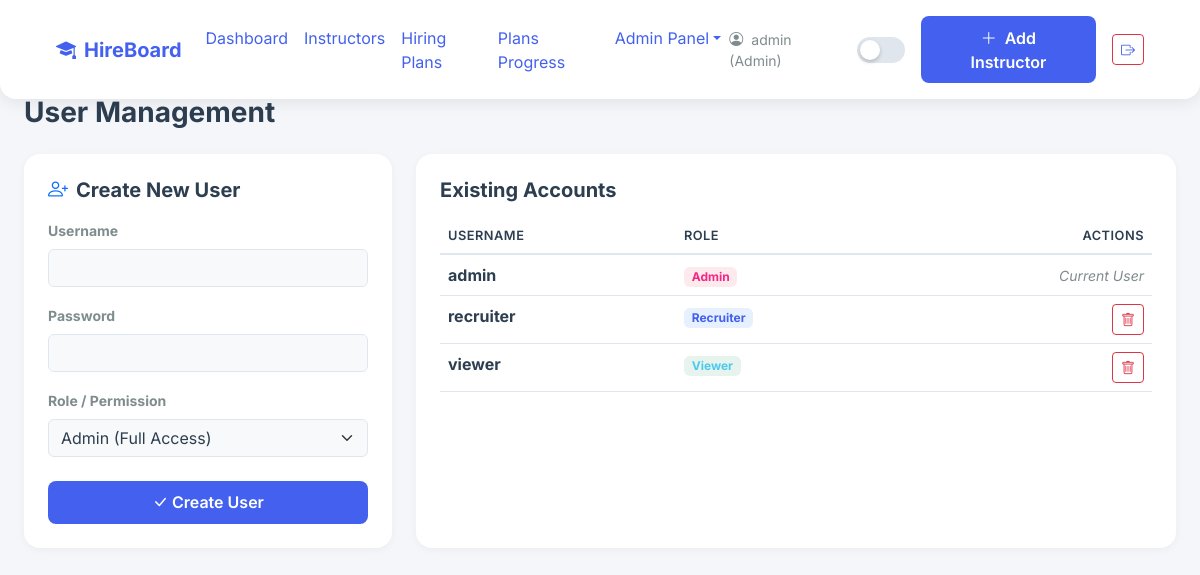
/users/ (signed in), run on an earlier commit of the app's database.
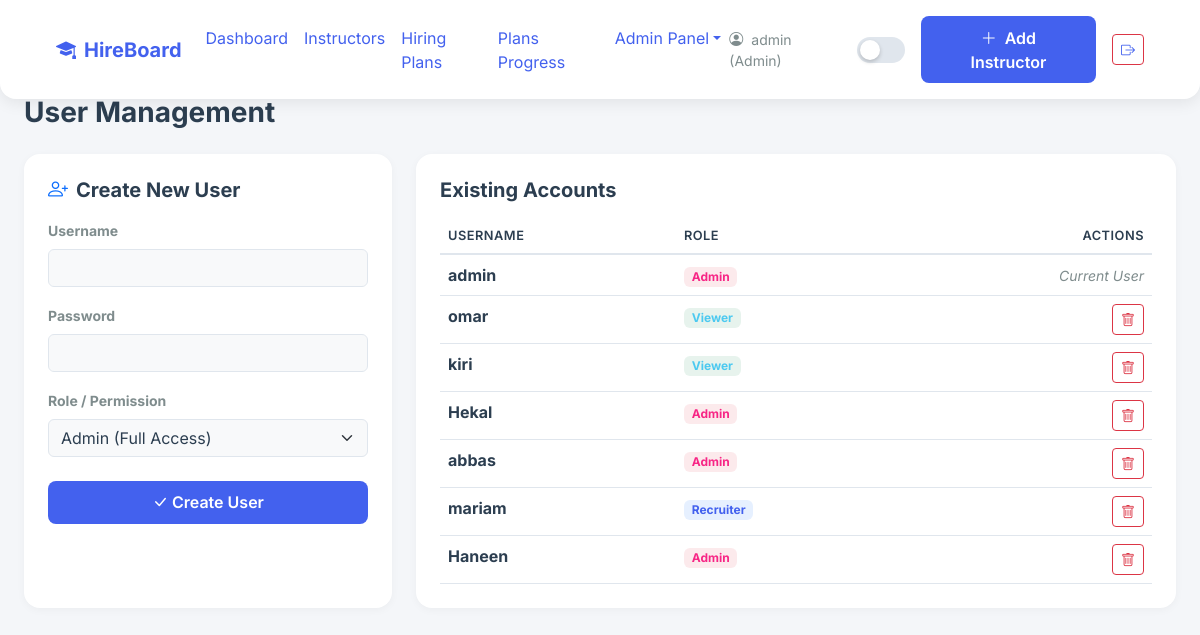
And on a later commit of the database.
### app/models.py (models this page shows)
class User(UserMixin, db.Model):
    __tablename__ = 'users'
    id = db.Column(db.Integer, primary_key=True)
    username = db.Column(db.String(100), unique=True, nullable=False)
    password_hash = db.Column(db.String(200), nullable=False)
    role = db.Column(db.String(50), nullable=False)

### app/routes/users.py (the view)
@users_bp.route('/')
@login_required
def list_users():
    if current_user.role != 'Admin':
        flash('Access Denied.', 'danger')
        return redirect(url_for('main.index'))
    users = User.query.order_by(User.id).all()
    return render_template('users/index.html', users=users)

### app/templates/users/index.html (shortened to what this page needs)
{% extends 'base.html' %}
{% block content %}
<div class="d-flex justify-content-between align-items-center mb-4 animate-fade-up">
    <h3 class="fw-bold mb-0">User Management</h3>
</div>
<div class="row g-4">
    <div class="col-lg-4 animate-fade-up delay-1">
        <div class="card p-4 h-100">
            <h5 class="fw-bold mb-3"><i class="bi bi-person-plus me-2 text-primary"></i>Create New User</h5>
            <form method="POST" action="{{ url_for('users.create_user') }}">
                <div class="mb-3">
                    <label class="form-label small fw-bold">Username</label>
                    <input type="text" name="username" class="form-control" required>
                </div>
                <div class="mb-3">
                    <label class="form-label small fw-bold">Password</label>
                    <input type="password" name="password" class="form-control" required>
                </div>
                <div class="mb-4">
                    <label class="form-label small fw-bold">Role / Permission</label>
                    <select name="role" class="form-select" required>
                        <option value="Admin">Admin (Full Access)</option>
                    </select>
                </div>
                <button type="submit" class="btn btn-accent w-100"><i class="bi bi-check-lg me-1"></i>Create User</button>
            </form>
        </div>
    </div>
    <div class="col-lg-8 animate-fade-up delay-2">
        <div class="card p-4 h-100">
            <h5 class="fw-bold mb-3">Existing Accounts</h5>
            <table class="table table-hover mb-0">
                <thead>
                    <tr>
                        <th>Username</th>
                        <th>Role</th>
                        <th class="text-end">Actions</th>
                    </tr>
                </thead>
                <tbody>
                    {% for user in users %}
                    <tr>
                        <td class="fw-bold">{{ user.username }}</td>
                        <td>
                            {% if user.role == 'Admin' %}
                                <span class="badge bg-danger bg-opacity-10 text-danger">Admin</span>
                            {% elif user.role == 'Recruiter' %}
                                <span class="badge bg-primary bg-opacity-10 text-primary">Recruiter</span>
                            {% else %}
                                <span class="badge bg-success bg-opacity-10 text-success">Viewer</span>
                            {% endif %}
                        </td>
                        <td class="text-end">
                            {% if user.id != current_user.id %}
                            <form method="POST" action="{{ url_for('users.delete_user', id=user.id) }}" onsubmit="return confirm('Delete this user?');">
                                <button class="btn btn-sm btn-outline-danger"><i class="bi bi-trash"></i></button>
                            </form>
                            {% else %}
                            <span class="text-muted small fst-italic">Current User</span>
                            {% endif %}
                        </td>
                    </tr>
                    {% endfor %}
                </tbody>
            </table>
        </div>
    </div>
</div>
{% endblock %}

### app/templates/base.html (shortened to what this page needs)
<!DOCTYPE html>
<html lang="en" data-theme="light">
<head>
    <link href="https://cdn.jsdelivr.net/npm/bootstrap@5.3.0/dist/css/bootstrap.min.css" rel="stylesheet">
    <link href="https://cdn.jsdelivr.net/npm/bootstrap-icons@1.11.0/font/bootstrap-icons.css" rel="stylesheet">
    <link rel="stylesheet" href="{{ url_for('static', filename='css/themes.css') }}">
    <link rel="stylesheet" href="{{ url_for('static', filename='css/style.css') }}">
</head>
<body>
    <nav class="navbar navbar-expand-lg fixed-top">
        <div class="container-fluid px-4">
            <a class="navbar-brand fw-bold" href="/">
                <i class="bi bi-mortarboard-fill me-2" style="color: var(--accent);"></i>HireBoard
            </a>
            <div class="collapse navbar-collapse">
                <ul class="navbar-nav me-auto mb-2 mb-lg-0">
                    <li class="nav-item"><a class="nav-link" href="{{ url_for('dashboard.view_dashboard') }}">Dashboard</a></li>
                    <li class="nav-item"><a class="nav-link" href="{{ url_for('instructors.list_instructors') }}">Instructors</a></li>
                    <li class="nav-item"><a class="nav-link" href="{{ url_for('plans.list_plans') }}">Hiring Plans</a></li>
                    {% if current_user.role == 'Admin' %}
                    <li class="nav-item"><a class="nav-link" href="{{ url_for('plans.view_progress') }}">Plans Progress</a></li>
                    {% endif %}
                    {% if current_user.role == 'Admin' %}
                    <li class="nav-item dropdown">
                        <a class="nav-link dropdown-toggle" href="#" role="button" data-bs-toggle="dropdown">Admin Panel</a>
                    </li>
                    {% endif %}
                </ul>
                                <div class="d-flex align-items-center gap-3">
                    <span class="text-muted small d-none d-md-block">
                        <i class="bi bi-person-circle me-1"></i> {{ current_user.username }} ({{ current_user.role }})
                    </span>
                    <button class="theme-toggle" onclick="toggleTheme()"></button>
                    {% if current_user.role == 'Admin' %}
                    <a href="{{ url_for('instructors.create_instructor') }}" class="btn btn-accent">
                        <i class="bi bi-plus-lg me-1"></i> Add Instructor
                    </a>
                    {% endif %}
                    <a href="{{ url_for('auth.logout') }}" class="btn btn-outline-danger btn-sm" title="Logout">
                        <i class="bi bi-box-arrow-right"></i>
                    </a>
                </div>
            </div>
        </div>
    </nav>
    <div class="container-fluid px-4 pt-5 mt-5">
        {% block content %}{% endblock %}
    </div>
</body>
</html>

What changed in the data, as far as the page shows it:
removed User: username "recruiter", role "Recruiter"
added User: username "omar", role "Viewer"
changed User: username "viewer" → "kiri"
added User: username "Hekal", role "Admin"
added User: username "abbas", role "Admin"
added User: username "mariam", role "Recruiter"
added User: username "Haneen", role "Admin"
